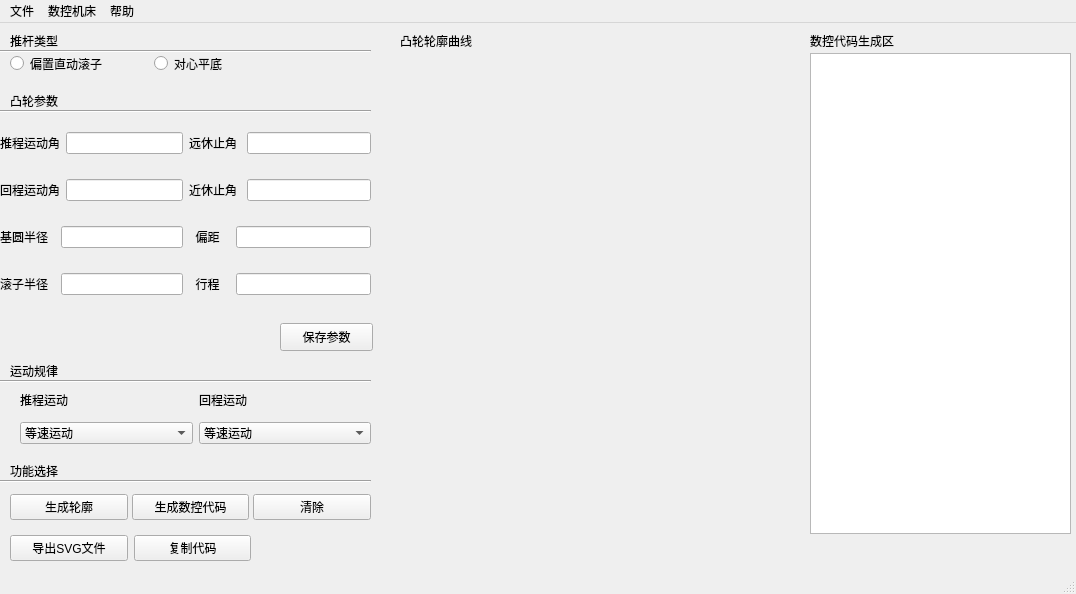
<?xml version="1.0" encoding="UTF-8"?>
<ui version="4.0">
 <class>MainWindow</class>
 <widget class="QMainWindow" name="MainWindow">
  <property name="geometry">
   <rect>
    <x>0</x>
    <y>0</y>
    <width>1076</width>
    <height>594</height>
   </rect>
  </property>
  <property name="windowTitle">
   <string>MainWindow</string>
  </property>
  <widget class="QWidget" name="centralwidget">
   <widget class="QPushButton" name="pushButton">
    <property name="geometry">
     <rect>
      <x>280</x>
      <y>300</y>
      <width>93</width>
      <height>28</height>
     </rect>
    </property>
    <property name="text">
     <string>保存参数</string>
    </property>
   </widget>
   <widget class="QTextEdit" name="textEdit">
    <property name="geometry">
     <rect>
      <x>810</x>
      <y>30</y>
      <width>261</width>
      <height>481</height>
     </rect>
    </property>
   </widget>
   <widget class="QLabel" name="label_11">
    <property name="geometry">
     <rect>
      <x>810</x>
      <y>10</y>
      <width>111</width>
      <height>16</height>
     </rect>
    </property>
    <property name="text">
     <string>数控代码生成区</string>
    </property>
   </widget>
   <widget class="Line" name="line">
    <property name="geometry">
     <rect>
      <x>0</x>
      <y>20</y>
      <width>371</width>
      <height>16</height>
     </rect>
    </property>
    <property name="lineWidth">
     <number>1</number>
    </property>
    <property name="orientation">
     <enum>Qt::Horizontal</enum>
    </property>
   </widget>
   <widget class="QLabel" name="label_12">
    <property name="geometry">
     <rect>
      <x>10</x>
      <y>10</y>
      <width>72</width>
      <height>15</height>
     </rect>
    </property>
    <property name="lineWidth">
     <number>2</number>
    </property>
    <property name="text">
     <string>推杆类型</string>
    </property>
   </widget>
   <widget class="Line" name="line_2">
    <property name="geometry">
     <rect>
      <x>0</x>
      <y>80</y>
      <width>371</width>
      <height>16</height>
     </rect>
    </property>
    <property name="orientation">
     <enum>Qt::Horizontal</enum>
    </property>
   </widget>
   <widget class="QLabel" name="label_13">
    <property name="geometry">
     <rect>
      <x>10</x>
      <y>70</y>
      <width>72</width>
      <height>15</height>
     </rect>
    </property>
    <property name="lineWidth">
     <number>2</number>
    </property>
    <property name="text">
     <string>凸轮参数</string>
    </property>
   </widget>
   <widget class="Line" name="line_3">
    <property name="geometry">
     <rect>
      <x>0</x>
      <y>350</y>
      <width>371</width>
      <height>16</height>
     </rect>
    </property>
    <property name="orientation">
     <enum>Qt::Horizontal</enum>
    </property>
   </widget>
   <widget class="QLabel" name="label_14">
    <property name="geometry">
     <rect>
      <x>10</x>
      <y>340</y>
      <width>72</width>
      <height>15</height>
     </rect>
    </property>
    <property name="text">
     <string>运动规律</string>
    </property>
   </widget>
   <widget class="Line" name="line_4">
    <property name="geometry">
     <rect>
      <x>0</x>
      <y>450</y>
      <width>371</width>
      <height>16</height>
     </rect>
    </property>
    <property name="orientation">
     <enum>Qt::Horizontal</enum>
    </property>
   </widget>
   <widget class="QWidget" name="layoutWidget">
    <property name="geometry">
     <rect>
      <x>0</x>
      <y>90</y>
      <width>371</width>
      <height>201</height>
     </rect>
    </property>
    <layout class="QHBoxLayout" name="horizontalLayout_9">
     <item>
      <layout class="QVBoxLayout" name="verticalLayout">
       <item>
        <layout class="QHBoxLayout" name="horizontalLayout">
         <item>
          <widget class="QLabel" name="label">
           <property name="text">
            <string>推程运动角</string>
           </property>
          </widget>
         </item>
         <item>
          <widget class="QLineEdit" name="tsport_angle">
           <property name="text">
            <string/>
           </property>
          </widget>
         </item>
        </layout>
       </item>
       <item>
        <layout class="QHBoxLayout" name="horizontalLayout_3">
         <item>
          <widget class="QLabel" name="label_3">
           <property name="text">
            <string>回程运动角</string>
           </property>
          </widget>
         </item>
         <item>
          <widget class="QLineEdit" name="hsort_angle"/>
         </item>
        </layout>
       </item>
       <item>
        <layout class="QHBoxLayout" name="horizontalLayout_5">
         <item>
          <widget class="QLabel" name="label_5">
           <property name="text">
            <string>基圆半径  </string>
           </property>
          </widget>
         </item>
         <item>
          <widget class="QLineEdit" name="yradius"/>
         </item>
        </layout>
       </item>
       <item>
        <layout class="QHBoxLayout" name="horizontalLayout_7">
         <item>
          <widget class="QLabel" name="label_7">
           <property name="text">
            <string>滚子半径  </string>
           </property>
          </widget>
         </item>
         <item>
          <widget class="QLineEdit" name="gradius"/>
         </item>
        </layout>
       </item>
      </layout>
     </item>
     <item>
      <layout class="QVBoxLayout" name="verticalLayout_2">
       <item>
        <layout class="QHBoxLayout" name="horizontalLayout_2">
         <item>
          <widget class="QLabel" name="label_2">
           <property name="text">
            <string>远休止角 </string>
           </property>
          </widget>
         </item>
         <item>
          <widget class="QLineEdit" name="far_angle"/>
         </item>
        </layout>
       </item>
       <item>
        <layout class="QHBoxLayout" name="horizontalLayout_4">
         <item>
          <widget class="QLabel" name="label_4">
           <property name="text">
            <string>近休止角 </string>
           </property>
          </widget>
         </item>
         <item>
          <widget class="QLineEdit" name="near_angle"/>
         </item>
        </layout>
       </item>
       <item>
        <layout class="QHBoxLayout" name="horizontalLayout_6">
         <item>
          <widget class="QLabel" name="label_6">
           <property name="text">
            <string>  偏距   </string>
           </property>
          </widget>
         </item>
         <item>
          <widget class="QLineEdit" name="offset">
           <property name="enabled">
            <bool>true</bool>
           </property>
           <property name="frame">
            <bool>true</bool>
           </property>
          </widget>
         </item>
        </layout>
       </item>
       <item>
        <layout class="QHBoxLayout" name="horizontalLayout_8">
         <item>
          <widget class="QLabel" name="label_8">
           <property name="text">
            <string>  行程   </string>
           </property>
          </widget>
         </item>
         <item>
          <widget class="QLineEdit" name="journey"/>
         </item>
        </layout>
       </item>
      </layout>
     </item>
    </layout>
   </widget>
   <widget class="QWidget" name="layoutWidget">
    <property name="geometry">
     <rect>
      <x>10</x>
      <y>30</y>
      <width>281</width>
      <height>21</height>
     </rect>
    </property>
    <layout class="QHBoxLayout" name="horizontalLayout_10">
     <item>
      <widget class="QRadioButton" name="radioButton">
       <property name="text">
        <string>偏置直动滚子</string>
       </property>
      </widget>
     </item>
     <item>
      <widget class="QRadioButton" name="radioButton_2">
       <property name="text">
        <string>对心平底</string>
       </property>
      </widget>
     </item>
    </layout>
   </widget>
   <widget class="QWidget" name="layoutWidget">
    <property name="geometry">
     <rect>
      <x>10</x>
      <y>470</y>
      <width>361</width>
      <height>32</height>
     </rect>
    </property>
    <layout class="QHBoxLayout" name="horizontalLayout_11">
     <property name="spacing">
      <number>4</number>
     </property>
     <property name="bottomMargin">
      <number>3</number>
     </property>
     <item>
      <widget class="QPushButton" name="pushButton_3">
       <property name="text">
        <string>生成轮廓</string>
       </property>
      </widget>
     </item>
     <item>
      <widget class="QPushButton" name="pushButton_4">
       <property name="text">
        <string>生成数控代码</string>
       </property>
      </widget>
     </item>
     <item>
      <widget class="QPushButton" name="pushButton_2">
       <property name="text">
        <string>清除</string>
       </property>
      </widget>
     </item>
    </layout>
   </widget>
   <widget class="QWidget" name="layoutWidget">
    <property name="geometry">
     <rect>
      <x>20</x>
      <y>360</y>
      <width>351</width>
      <height>61</height>
     </rect>
    </property>
    <layout class="QVBoxLayout" name="verticalLayout_3">
     <item>
      <layout class="QHBoxLayout" name="horizontalLayout_12">
       <item>
        <widget class="QLabel" name="label_9">
         <property name="text">
          <string>推程运动</string>
         </property>
        </widget>
       </item>
       <item>
        <widget class="QLabel" name="label_10">
         <property name="text">
          <string>回程运动</string>
         </property>
        </widget>
       </item>
      </layout>
     </item>
     <item>
      <layout class="QHBoxLayout" name="horizontalLayout_13">
       <item>
        <widget class="QComboBox" name="comboBox">
         <item>
          <property name="text">
           <string>等速运动</string>
          </property>
         </item>
         <item>
          <property name="text">
           <string>等加速等减速</string>
          </property>
         </item>
         <item>
          <property name="text">
           <string>五次多项式</string>
          </property>
         </item>
         <item>
          <property name="text">
           <string>余弦加速度</string>
          </property>
         </item>
         <item>
          <property name="text">
           <string>正弦加速度</string>
          </property>
         </item>
        </widget>
       </item>
       <item>
        <widget class="QComboBox" name="comboBox_2">
         <item>
          <property name="text">
           <string>等速运动</string>
          </property>
         </item>
         <item>
          <property name="text">
           <string>等加速等减速</string>
          </property>
         </item>
         <item>
          <property name="text">
           <string>五次多项式</string>
          </property>
         </item>
         <item>
          <property name="text">
           <string>余弦加速度</string>
          </property>
         </item>
         <item>
          <property name="text">
           <string>正弦加速度</string>
          </property>
         </item>
        </widget>
       </item>
      </layout>
     </item>
    </layout>
   </widget>
   <widget class="QLabel" name="label_15">
    <property name="geometry">
     <rect>
      <x>400</x>
      <y>10</y>
      <width>101</width>
      <height>16</height>
     </rect>
    </property>
    <property name="lineWidth">
     <number>2</number>
    </property>
    <property name="text">
     <string>凸轮轮廓曲线</string>
    </property>
   </widget>
   <widget class="QLabel" name="label_16">
    <property name="geometry">
     <rect>
      <x>10</x>
      <y>440</y>
      <width>72</width>
      <height>15</height>
     </rect>
    </property>
    <property name="text">
     <string>功能选择</string>
    </property>
   </widget>
   <widget class="QWidget" name="layoutWidget">
    <property name="geometry">
     <rect>
      <x>10</x>
      <y>510</y>
      <width>241</width>
      <height>30</height>
     </rect>
    </property>
    <layout class="QHBoxLayout" name="horizontalLayout_14">
     <item>
      <widget class="QPushButton" name="pushButton_SVG">
       <property name="text">
        <string>导出SVG文件</string>
       </property>
      </widget>
     </item>
     <item>
      <widget class="QPushButton" name="pushButton_5">
       <property name="text">
        <string>复制代码</string>
       </property>
      </widget>
     </item>
    </layout>
   </widget>
  </widget>
  <widget class="QMenuBar" name="menubar">
   <property name="geometry">
    <rect>
     <x>0</x>
     <y>0</y>
     <width>1076</width>
     <height>26</height>
    </rect>
   </property>
   <widget class="QMenu" name="menu">
    <property name="title">
     <string>文件</string>
    </property>
    <addaction name="separator"/>
    <addaction name="actionasdascascas"/>
    <addaction name="action_3"/>
    <addaction name="action_4"/>
    <addaction name="action_SVG"/>
   </widget>
   <widget class="QMenu" name="menu_2">
    <property name="title">
     <string>帮助</string>
    </property>
   </widget>
   <widget class="QMenu" name="menuNC">
    <property name="title">
     <string>数控机床</string>
    </property>
    <addaction name="actionNC"/>
    <addaction name="action_export"/>
   </widget>
   <addaction name="menu"/>
   <addaction name="menuNC"/>
   <addaction name="menu_2"/>
  </widget>
  <widget class="QStatusBar" name="statusbar"/>
  <action name="actionasdascascas">
   <property name="text">
    <string>打开文件</string>
   </property>
  </action>
  <action name="action_3">
   <property name="text">
    <string>保存</string>
   </property>
  </action>
  <action name="action_4">
   <property name="text">
    <string>另存为</string>
   </property>
  </action>
  <action name="action_SVG">
   <property name="text">
    <string>输出SVG文件</string>
   </property>
  </action>
  <action name="actionNC">
   <property name="text">
    <string>数控机床参数设置</string>
   </property>
  </action>
  <action name="action_export">
   <property name="text">
    <string>导出数控代码</string>
   </property>
  </action>
 </widget>
 <resources/>
 <connections/>
</ui>
